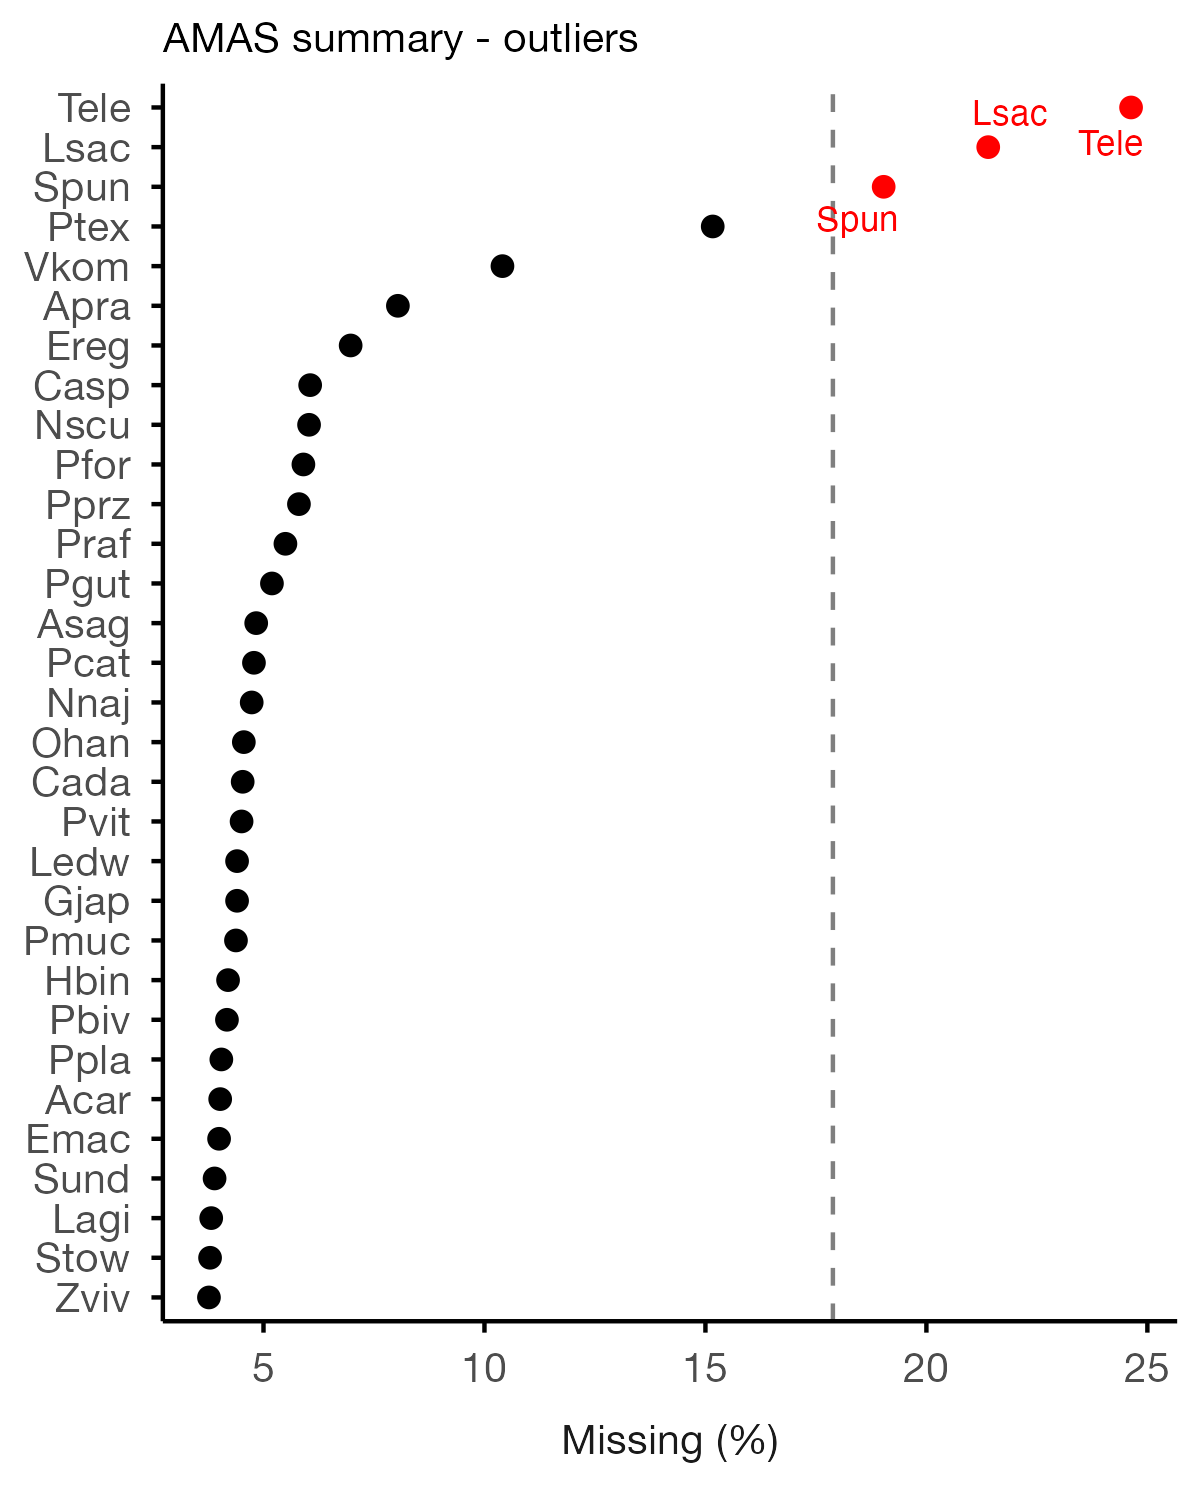

Reproduce this figure in R.
# AMAS summary outlier check

# install.packages(c("ggplot2", "ggrepel", "tidyr"))
library(ggplot2)
library(ggrepel)
library(tidyr)

# ! Mandatorial
summary_file <- "concatenated.out-seq-summary.txt"
# change with your own input file
# this file is produce by AMAS.py (Borowiec, 2016, doi: 10.7717/peerj.1660).
# run: AMAS.py summary -f fasta -d dna -i concatenated.fasta --by-taxon

# ! Mandatorial
columns_to_plot <- c("Missing_percent")
# which numeric columns from summary_file to check (names must match exactly)

# ! Optional
groups_file <- "groups.csv"
# groups.csv: a CSV file containing the group information for your species. The species names in the 'id' column must match the Taxon_name column in summary_file. The 'group' column indicates the group to which each species belongs ('color' is unused here, kept only so the same file also works with molPCA.R).
# example of groups.csv:
# group,color,id
# Group1,red,Species1
# Group1,red,Species2

# ! Optional
groups_to_keep <- c("Agamidae", "Serpentes")
# only used if groups_file is provided: groups not listed here collapse into "Other"

# prettier facet titles for columns_to_plot; anything not listed here keeps its raw column name
column_labels <- c(
  Missing_percent = "Missing (%)",
  Undetermined_characters = "Undetermined characters (count)"
)

# separate filenames
output_file_groups <- "AMAS_summary_groups.png"
output_file_taxa <- "AMAS_summary_taxa.png"

# read summary file and pivot to long format
summary_df <- read.delim(summary_file)
long_df <- pivot_longer(summary_df, cols = all_of(columns_to_plot), names_to = "Statistic", values_to = "Value")
long_df$Statistic <- ifelse(long_df$Statistic %in% names(column_labels), column_labels[long_df$Statistic], long_df$Statistic)

# groups_file is optional: with it, compare groups via boxplots instead of flagging individual outliers
has_groups <- file.exists(groups_file)

if (has_groups) {
  groups_df <- read.csv(groups_file, strip.white = TRUE)
  species_to_group <- setNames(groups_df$group, groups_df$id)
  long_df$Group <- ifelse(long_df$Taxon_name %in% names(species_to_group), species_to_group[long_df$Taxon_name], "Unassigned")
  if (length(groups_to_keep) > 0) long_df$Group <- ifelse(long_df$Group %in% groups_to_keep, long_df$Group, "Other")

  # flag standard boxplot outliers (beyond 1.5*IQR) within each Group x Statistic
  long_df$Outlier <- as.logical(ave(long_df$Value, long_df$Group, long_df$Statistic, FUN = function(x) {
    q <- quantile(x, c(0.25, 0.75))
    iqr <- diff(q)
    x < q[1] - 1.5 * iqr | x > q[2] + 1.5 * iqr
  }))

  ggplot(long_df, aes(x = Group, y = Value)) +
    geom_boxplot(outlier.shape = NA) +
    geom_point(data = subset(long_df, Outlier), color = "red", size = 2) +
    geom_text_repel(data = subset(long_df, Outlier), aes(label = Taxon_name), color = "red", size = 3) +
    facet_wrap(~ Statistic, scales = "free", strip.position = "bottom") +
    coord_flip() +
    theme_minimal() +
    theme(
    text = element_text(family = "Helvetica Neue"), # font family
    axis.title = element_text(size = 10),
    axis.text  = element_text(size = 10),  # group names and values
    plot.title = element_text(size = 10),  # title
    strip.text = element_text(size = 10)   # panel labels, e.g. Missing_percent
    ) +
    theme(panel.grid = element_blank(), axis.line = element_line(color = "black"), axis.ticks = element_line(color = "black"), strip.placement = "outside") +
    labs(x = NULL, y = NULL, title = "AMAS summary - by group")
  ggsave(output_file_groups, width = 4, height = 5, dpi = 300)
  #ggsave(sub("png$", "svg", output_file_groups), width = 8, height = 4)

} else {
  # outlier = more than 2 standard deviations above the mean, per column
  long_df$Outlier <- as.logical(ave(long_df$Value, long_df$Statistic, FUN = function(x) x > mean(x) + 2 * sd(x)))
  thresholds <- aggregate(Value ~ Statistic, long_df, function(x) mean(x) + 2 * sd(x))
  names(thresholds)[2] <- "cutoff"

  ggplot(long_df, aes(x = reorder(Taxon_name, Value), y = Value, color = Outlier)) +
    geom_hline(data = thresholds, aes(yintercept = cutoff), linetype = "dashed", color = "grey50") +
    geom_point(size = 2) +
    geom_text_repel(data = subset(long_df, Outlier), aes(label = Taxon_name), size = 3, show.legend = FALSE) +
    scale_color_manual(values = c(`FALSE` = "black", `TRUE` = "red")) +
    facet_wrap(~ Statistic, scales = "free", strip.position = "bottom") +
    coord_flip() +
    theme_minimal() +
    theme(
    text = element_text(family = "Helvetica Neue"),
    axis.title = element_text(size = 10),
    axis.text  = element_text(size = 10),  # taxon names and values
    plot.title = element_text(size = 10),
    strip.text = element_text(size = 10)
    ) +
    theme(panel.grid = element_blank(), axis.line = element_line(color = "black"), axis.ticks = element_line(color = "black"), strip.placement = "outside", legend.position = "none") +
    labs(x = NULL, y = NULL, title = "AMAS summary - outliers")
  ggsave(output_file_taxa, width = 4, height = 5, dpi = 300)
  #ggsave(sub("png$", "svg", output_file_taxa), width = 8, height = 8)
}
